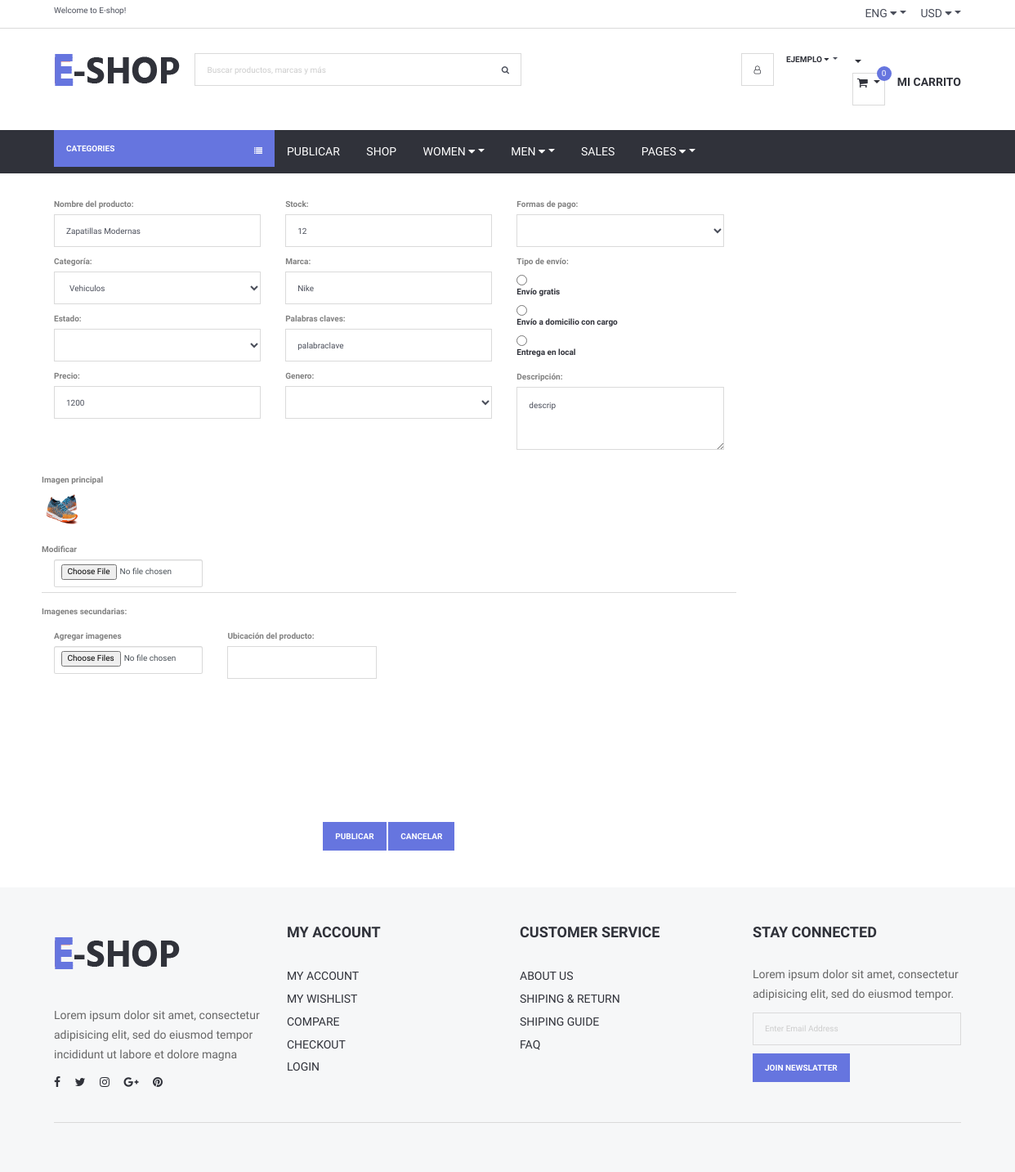
The app's page /Views/modificarProducto.php?cod=1 (signed in) with its own data.
### tables this page shows
CREATE TABLE `producto` (
  `id` int(11) NOT NULL,
  `nombre` varchar(200) NOT NULL,
  `estado` varchar(200) NOT NULL,
  `precio` double NOT NULL,
  `formasdepago` varchar(200) NOT NULL,
  `envio` varchar(200) NOT NULL,
  `marca` varchar(200) NOT NULL,
  `stock` int(11) NOT NULL,
  `genero` varchar(200) NOT NULL,
  `categoria` int(11) NOT NULL,
  `palabrasClaves` varchar(200) NOT NULL,
  `descripcion` varchar(600) NOT NULL,
  `visitas` int(11) NOT NULL,
  `idUsuario` int(11) NOT NULL,
  `latitud` varchar(200) DEFAULT NULL,
  `longitud` varchar(200) DEFAULT NULL,
  `ventas` int(11) NOT NULL
);

CREATE TABLE `imgprincipal` (
  `id` int(11) NOT NULL,
  `idProducto` int(11) NOT NULL,
  `nombre` varchar(300) NOT NULL
);

### Views/conexionBD/conexion.php (called while the page is built, shortened)
<?php
class Conexion{
	 private $msq="";
	public function __construct()
	 {
		 $archivoConfig = "config.ini";
		 $confi = parse_ini_file($archivoConfig, true);
		 $this->host = $confi["bd"]["host"];
		 $this->usuario = $confi["bd"]["usuario"];
		 $this->clave=$confi["bd"]["clave"];
		 $this->bd = $confi["bd"]["bd"];
		$this->msq = new mysqli($this->host, $this->usuario, $this->clave, $this->bd);
	 }
	 public function realizarConsulta($consulta){
 if(!$resultado = $this->msq->query($consulta) )
 {
	 echo "Ha ocurrido un error al ejecutar la consulta   ";
 }else{
	 return $resultado;
	   }
 }
}
?>

### Views/modificarProducto.php (the view, shortened to what this page needs)
<?php
include_once("header.php");
		require_once("conexionBD/conexion.php");
		$conexion = new Conexion;
$id=isset($_GET["cod"]) ? $_GET["cod"] : "";
 		$consulta="SELECT * FROM producto WHERE id='$id'";
		$consulta3="SELECT * FROM imgprincipal WHERE idProducto='$id'";
		$resultado = $conexion->realizarConsulta($consulta);
		$imgPrincipal = $conexion->realizarConsulta($consulta3);
?>
<!doctype html>
<html>
<head>
    <link type="text/css" rel="stylesheet" href="css/main.css" />
    <link type="text/css" rel="stylesheet" href="css/bootstrap.min.css" />
	<link type="text/css" rel="stylesheet" href="css/bootstrap.css" />
    <link type="text/css" rel="stylesheet" href="css/slick.css" />
    <link type="text/css" rel="stylesheet" href="css/slick-theme.css" />
    <link type="text/css" rel="stylesheet" href="css/nouislider.min.css" />
    <link rel="stylesheet" href="css/font-awesome.min.css">
    <link type="text/css" rel="stylesheet" href="css/style.css" />
</head>
<body>
	<?php include_once("header.php"); ?>
<div class="section">
    <div class="container">
        <div class="row">
            <form  id="checkout-form" class="clearfix" action="procesaEditarProducto.php" method="post" enctype="multipart/form-data">
			<?php
                while($f=mysqli_fetch_array($resultado)){
             ?>
                <div class="col-12 col-md-4">
                    <div class="form-group">
                        <label>Nombre del producto: </label>
                        <input class="input" type="text" name="nombre" value="<?php echo $f['nombre'];?>"
                               placeholder="Nombre del producto" required>
                    </div>
                    <div class="form-group">
                        <label>Categoría: </label>
                        <select class="input" name="categoria"  required>
                            <option value="Vehiculos">Vehiculos</option>
                        </select>
                    </div>
                    <div class="form-group">
                        <label>Estado: </label>
                        <select  class="input" name="estado" required>
							<option select="" ></option>
							<option >Nuevo</option>
                        </select>
                    </div>
                    <div class="form-group">
                        <label>Precio: </label>
                        <input class="input" type="number" name="precio" value="<?php echo $f['precio'];?>"
                               placeholder="$1799" required >
                    </div>
                </div>
                <div class="col-12 col-md-4">
                    <div class="form-group">
                        <label>Stock: </label>
                        <input class="input" type="number" name="stock" value="<?php echo $f['stock'];?>"
                               placeholder="999" required>
                    </div>
                    <div class="form-group">
                        <label>Marca: </label>
                        <input class="input" type="text" name="marca" placeholder="marca" value="<?php echo $f['marca'];?>"
						required>
                    </div>
                    <div class="form-group">
                        <label>Palabras claves: </label>
                        <input class="input" type="text" name="palabras" value="<?php echo $f['palabrasClaves'];?>"
                               placeholder="Ej: Color, Talle...">
                    </div>
                    <div class="form-group">
                        <label>Genero: </label>
                        <select class="input"  name="genero"  required>
                            <option select="" ></option>
                            <option value="Hombre" >Hombre</option>
                        </select>
                    </div>
                </div>
                <div class="col-12 col-md-4">
                    <div class="form-group">
                        <label>Formas de pago: </label>
                        <select class="input"  name="formas" required>
                            <option select=""></option>
                            <option >Efectivo</option>
                        </select>
                    </div>
					<div class="form-group" >
                        <label>Tipo de envío: </label>
                        <div class="input-checkbox">
                            <input  style="display:block" type="radio" name="envio"
                                   value="Gratis" required /> <label > Envío gratis</label>
                        </div>
                        <div class="input-checkbox">
                            <input style="display:block" class="input-checkbox" type="radio" name="envio"
                                   value="Domicilio con cargo" /> <label> Envío a domicilio con
                                cargo</label>
                        </div>
                        <div class="input-checkbox">
                            <input style="display:block" class="input-checkbox" type="radio" name="envio"
                                   value="Entrega en local" /> <label> Entrega en local</label>
                        </div>
					 </div>
                    <div class="form-group">
                        <label>Descripción: </label>
                        <textarea style="height: 77px" class="input"
                                  name="descripcion"><?php echo $f['descripcion'];?></textarea>
                    </div>
<br>
                </div>
                 <?php
                }
				?>
					<div class="form-group" >
                            <label> Imagen principal</label>
								 <br>
							<?php
                    while($f=mysqli_fetch_array($imgPrincipal)){
                    ?>
							<img style="height:50px;width:50px;"
							 src="imgPublicadas/<?php echo $f["nombre"];?>" alt=""/>
					<?php
						}
						?>
						 <br>
							 <br>
							 <label> Modificar</label>
							  <br>
						<div class="col-md-3" >
							 <input class="form-control" type="file"
                                       name="imgPrincipal"
                                       id="importData"  accept=".jpg,
                                    .png" />
						</div>
                        </div>
						<br>
						 <div class="form-group" >
					<hr>
							 <label> Imagenes secundarias:</label>
							 <br>
                        </div>
						<div class="col-md-3" >
						<label >
							Agregar imagenes
						</label>
						<input class="form-control" type="file"
                                       name="archivo[]"
                                       id="imgSecundarias"  accept=".jpg,
                                    .png" multiple />
						</div>
					   <div class="form-group">
                    <div class="col-12 col-md-3">
                        <label>Ubicación del producto: </label>
                        <input class="input" type="text" id="direccion">
                    </div>
                </div>
                <div id="map" class="col-12 col-md-6" style="width: 100%; height:
                200px; margin-top: 20px"></div>
                <div class="col-md-12" style="text-align: center; padding: 15px" >
                    <button class="primary-btn" type="submit" value="PUBLICAR"
                            name="publicar">Publicar</button>
                    <button class="primary-btn" type="reset" value="CANCELAR"
                            name="cancelar">Cancelar</button>
                </div>
            </form>
					</div>
    </div>
</div>
<?php include_once("footer.php"); ?>
</body>
</html>

### Views/css/style.css (style rules this page uses)
body { font-family: 'Hind', sans-serif; color: #4A4E5A; overflow-x: hidden; }
hr { margin-top: 15px; margin-bottom: 15px; border-color: #DADADA; }
.main-btn, .primary-btn { display: inline-block; padding: 10px 15px; text-transform: uppercase; font-weight: 700; border: none; -webkit-transition: 0.3s all; transition: 0.3s all; }
.primary-btn { color: #FFF; background-color: #6675df; }
.input { width: 100%; height: 40px; padding: 0px 15px; border: none; background-color: transparent; -webkit-box-shadow: 0px 0px 0px 1px #DADADA inset, 0px 0px 0px 5px transparent; box-shadow: 0px 0px 0px 1px #DADADA inset, 0px 0px 0px 5px transparent; -webkit-transition: 0.3s all; transition: 0.3s all; }
textarea.input { padding: 15px; }
.input-checkbox>label { color: #30323A; }
.section { padding-top: 30px; padding-bottom: 30px; }

### Views/css/main.css (style rules this page uses)
* { margin: 0px; padding: 0px; box-sizing: border-box; }
body, html { height: 100%; font-family: 'Hind', sans-serif, sans-serif; }
input[type = "radio"] { display:none; }
label { color:grey; }
input { outline: none; border: none; }
input[type="number"] { -moz-appearance: textfield; appearance: none; -webkit-appearance: none; }
textarea { outline: none; border: none; }
button { outline: none !important; border: none; background: transparent; }

### records on screen
producto: nombre "Zapatillas Modernas", precio "1200", stock "12", marca "Nike", palabras "palabraclave", descripcion "descrip"
imgprincipal: nombre (picture)

### other values on screen
$nombre "EJEMPLO"
$count[0] "0"
